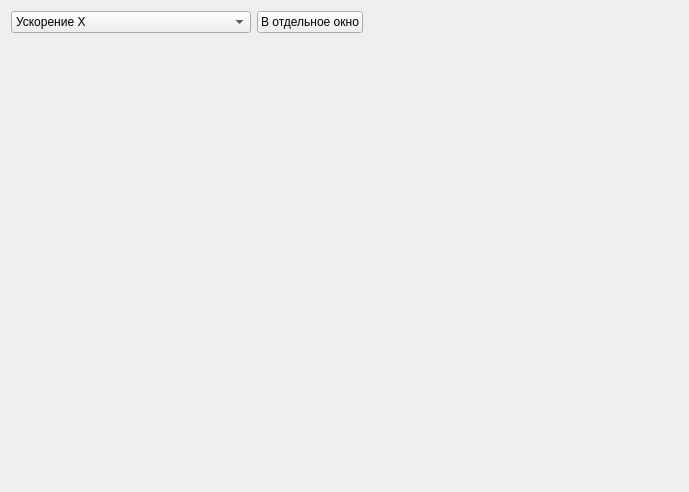
<?xml version="1.0" encoding="UTF-8"?>
<ui version="4.0">
 <class>GraphsForm</class>
 <widget class="QWidget" name="GraphsForm">
  <property name="geometry">
   <rect>
    <x>0</x>
    <y>0</y>
    <width>689</width>
    <height>492</height>
   </rect>
  </property>
  <property name="windowTitle">
   <string>Form</string>
  </property>
  <layout class="QGridLayout" name="gridLayout">
   <item row="0" column="0">
    <widget class="QComboBox" name="comboBox">
     <property name="minimumSize">
      <size>
       <width>240</width>
       <height>0</height>
      </size>
     </property>
     <item>
      <property name="text">
       <string>Ускорение X</string>
      </property>
     </item>
     <item>
      <property name="text">
       <string>Ускорение Y</string>
      </property>
     </item>
     <item>
      <property name="text">
       <string>Ускорение Z</string>
      </property>
     </item>
     <item>
      <property name="text">
       <string>Угловая скорость X</string>
      </property>
     </item>
     <item>
      <property name="text">
       <string>Угловая скорость Y</string>
      </property>
     </item>
     <item>
      <property name="text">
       <string>Угловая скорость Z</string>
      </property>
     </item>
     <item>
      <property name="text">
       <string>Магнитное поле X</string>
      </property>
     </item>
     <item>
      <property name="text">
       <string>Магнитное поле Y</string>
      </property>
     </item>
     <item>
      <property name="text">
       <string>Магнитное поле Z</string>
      </property>
     </item>
     <item>
      <property name="text">
       <string>Температура</string>
      </property>
     </item>
    </widget>
   </item>
   <item row="0" column="1">
    <widget class="QPushButton" name="pushButton">
     <property name="text">
      <string>В отдельное окно</string>
     </property>
    </widget>
   </item>
   <item row="0" column="2">
    <spacer name="horizontalSpacer">
     <property name="orientation">
      <enum>Qt::Horizontal</enum>
     </property>
     <property name="sizeHint" stdset="0">
      <size>
       <width>40</width>
       <height>20</height>
      </size>
     </property>
    </spacer>
   </item>
   <item row="1" column="0" colspan="3">
    <widget class="QCustomPlot" name="plotWidget" native="true"/>
   </item>
  </layout>
 </widget>
 <customwidgets>
  <customwidget>
   <class>QCustomPlot</class>
   <extends>QWidget</extends>
   <header>ui/qcustomplot.h</header>
   <container>1</container>
  </customwidget>
 </customwidgets>
 <resources/>
 <connections/>
</ui>
